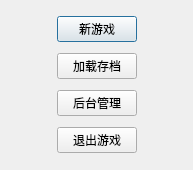
<?xml version="1.0" encoding="UTF-8"?>
<ui version="4.0">
 <class>GuideDlg</class>
 <widget class="QDialog" name="GuideDlg">
  <property name="geometry">
   <rect>
    <x>0</x>
    <y>0</y>
    <width>193</width>
    <height>170</height>
   </rect>
  </property>
  <property name="windowTitle">
   <string>导航</string>
  </property>
  <layout class="QHBoxLayout" name="horizontalLayout">
   <item>
    <spacer name="horizontalSpacer">
     <property name="orientation">
      <enum>Qt::Horizontal</enum>
     </property>
     <property name="sizeHint" stdset="0">
      <size>
       <width>25</width>
       <height>20</height>
      </size>
     </property>
    </spacer>
   </item>
   <item>
    <layout class="QVBoxLayout" name="verticalLayout">
     <item>
      <widget class="QPushButton" name="newBtn">
       <property name="text">
        <string>新游戏</string>
       </property>
      </widget>
     </item>
     <item>
      <widget class="QPushButton" name="loadBtn">
       <property name="text">
        <string>加载存档</string>
       </property>
      </widget>
     </item>
     <item>
      <widget class="QPushButton" name="mgBtn">
       <property name="text">
        <string>后台管理</string>
       </property>
      </widget>
     </item>
     <item>
      <widget class="QPushButton" name="quitBtn">
       <property name="text">
        <string>退出游戏</string>
       </property>
      </widget>
     </item>
    </layout>
   </item>
   <item>
    <spacer name="horizontalSpacer_2">
     <property name="orientation">
      <enum>Qt::Horizontal</enum>
     </property>
     <property name="sizeHint" stdset="0">
      <size>
       <width>26</width>
       <height>20</height>
      </size>
     </property>
    </spacer>
   </item>
  </layout>
 </widget>
 <resources/>
 <connections/>
</ui>
